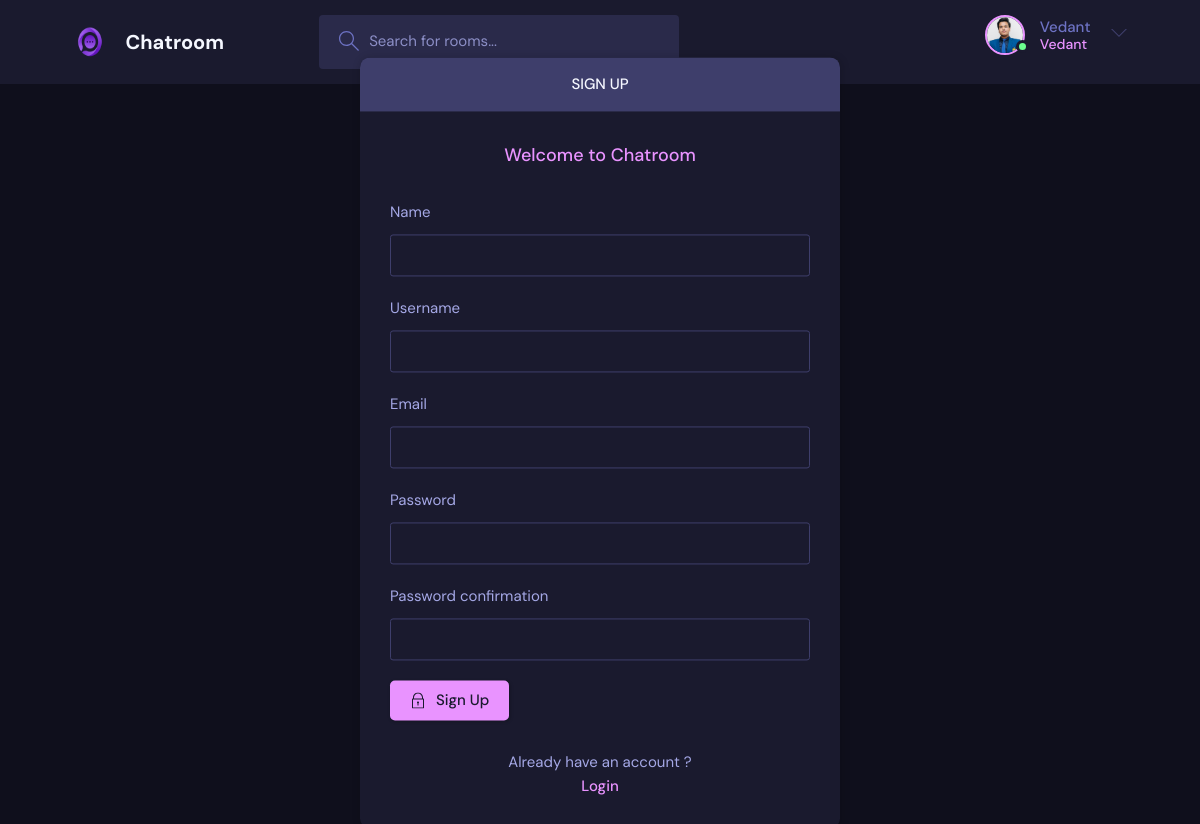
Page /register/ (signed in) on the committed database.
### base/models.py (models this page shows)
class User(AbstractUser):
    name=models.CharField(max_length=200, null=True)
    email = models.EmailField(unique=True, null=True)
    bio = models.TextField(null=True)
    avatar=models.ImageField(null=True, default="avatar.svg")
    USERNAME_FIELD='email'
    REQUIRED_FIELDS=[]

### base/views.py (the view, shortened to what this page needs)
# urls.py: path('register/', views.registerpage, name="register"),
def registerpage(request):
     form = MyUserCreationForm()
     context={'form':form}
     return render(request, 'base/register.html', context)

### base/forms.py
class MyUserCreationForm(UserCreationForm):
    class Meta:
        model = User
        fields = ['name', 'username', 'email', 'password1', 'password2']

### base/templates/base/register.html (shortened to what this page needs)
{% extends 'main.html' %}
{% block content %}
    <main class="auth layout">
      <div class="container">
        <div class="layout__box">
          <div class="layout__boxHeader">
            <div class="layout__boxTitle">
              <h3>Sign Up</h3>
            </div>
          </div>
          <div class="layout__body">
            <h2 class="auth__tagline">Welcome to Chatroom</h2>
            <form class="login-form" action="" method="post">
                {% for field in form %}
                <div class="form__group form__group">
                    <label for="room_name">{{field.label}}</label>
                    {{field}}
                </div>
                {% endfor %}
                <button class="btn btn--main" type="submit">
                    Sign Up
                </button>
            </form>
            <div class="auth__action">
              <p>Already have an account ?</p>
              <a href="{% url 'login' %}" class="btn btn--link">Login</a>
            </div>
          </div>
        </div>
      </div>
    </main>
    {% endblock content %}

### templates/navbar.html (shortened to what this page needs)
{% load static %}
<header class="header header--loggedIn">
    <div class="container">
      <a href="{% url 'home' %}" class="header__logo">
        <img src="{% static 'images/logo.png' %}" />
        <h1>Chatroom</h1>
      </a>
      <form class="header__search" method="GET" action="{% url 'home' %}">
        <label>
          <input name="q" placeholder="Search for rooms..." />
        </label>
      </form>
      <nav class="header__menu">
        {% if request.user.is_authenticated %}
        <div class="header__user">
          <a href="{% url 'profile' user.id %}">
            <div class="avatar avatar--medium active">
              <img src="{{request.user.avatar.url}}" />
            </div>
            <p>{{ request.user.username }} <span>{{ request.user.username }}</span></p>
          </a>
          <button class="dropdown-button">
            <svg version="1.1" xmlns="http://www.w3.org/2000/svg" width="32" height="32" viewBox="0 0 32 32">
              <title>chevron-down</title>
              <path d="M16 21l-13-13h-3l16 16 16-16h-3l-13 13z"></path>
            </svg>
          </button>
        </div>
        {% else %}
        <a href="{% url 'login' %}">
          <img src="{% static 'images/avatar.svg' %}" />
          <p>Login</p>
        </a>
        {% endif %}
      </nav>
    </div>
  </header>

### rows in the picture
User: user.avatar (picture), user.username "Vedant"

### other values in the picture
{{ field.label }} "Name" "Username" "Email" "Password" "Password confirmation"
